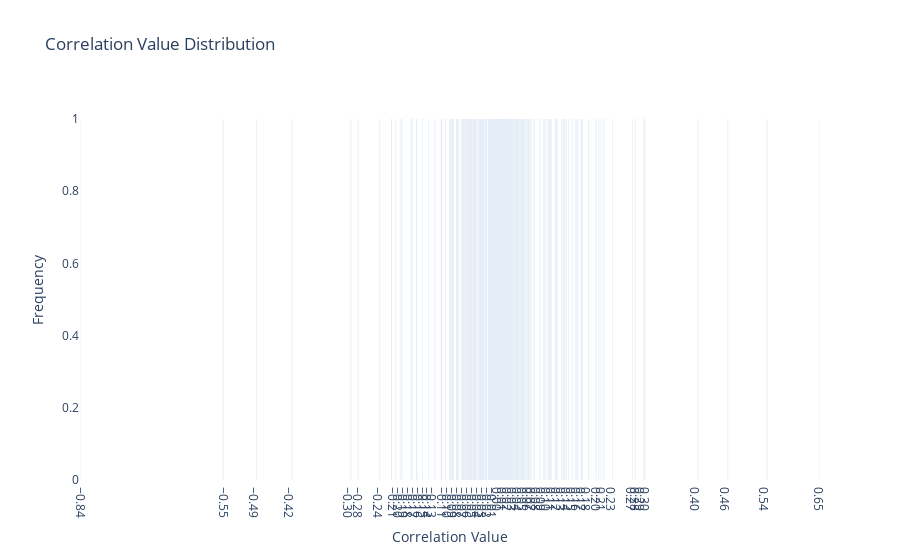

Here is the notebook cell this chart was saved with:
### Code cell
def display_corr_distribution(dataset, title="Correlation Value Distribution"):

    corr = dataset.select_dtypes(exclude=['object']).corr()
    mask = np.tril(np.ones(corr.shape)).astype(bool)

    corr_values = corr.where(~mask).stack() # flatten trilled matrix
    corr_value_counts = corr_values.value_counts().sort_index()

    trace = go.Bar(
        x=corr_value_counts.index,
        y=corr_value_counts.values
    )

    fig = go.Figure()
    fig.add_trace(trace)
    fig.update_layout(
        title=title,
        xaxis_title="Correlation Value",
        yaxis_title="Frequency",
        paper_bgcolor='rgba(0,0,0,0)',
        plot_bgcolor='rgba(0,0,0,0)',
        xaxis=dict(
            showgrid=False,
            tickvals=np.round(corr_value_counts.index, 2),  # Set tick values with improved precision
            tickformat=".2f"  # Format ticks to 2 decimal places
        ),
        yaxis=dict(showgrid=False)
    )
    fig.show()

display_corr_distribution(pd_df)

### Figure 1 — Plotly figure (JSON) as saved in the notebook; plotly's stock layout.template omitted (floating-point values rounded to 4 significant figures; data arrays with more than 128 entries replaced by an {"elided": "..."} marker saying what was removed)
{"data": [{"type": "bar", "x": {"elided": "300 float values"}, "y": {"elided": "300 int values"}}], "layout": {"paper_bgcolor": "rgba(0,0,0,0)", "plot_bgcolor": "rgba(0,0,0,0)", "title": {"text": "Correlation Value Distribution"}, "xaxis": {"showgrid": false, "tickformat": ".2f", "tickvals": {"elided": "300 float values"}, "title": {"text": "Correlation Value"}}, "yaxis": {"showgrid": false, "title": {"text": "Frequency"}}}}
